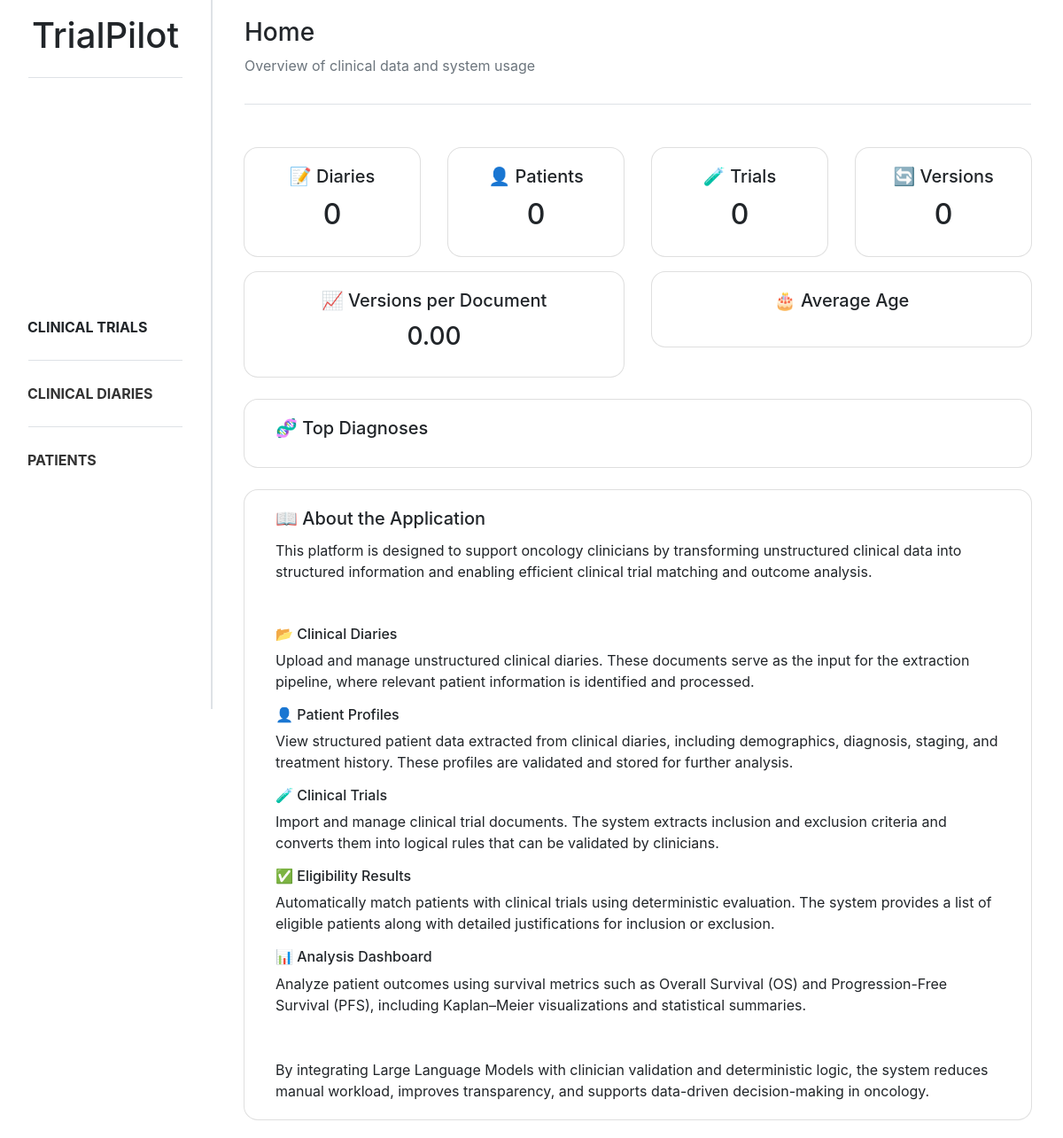
/, run on an earlier commit of the app's database.
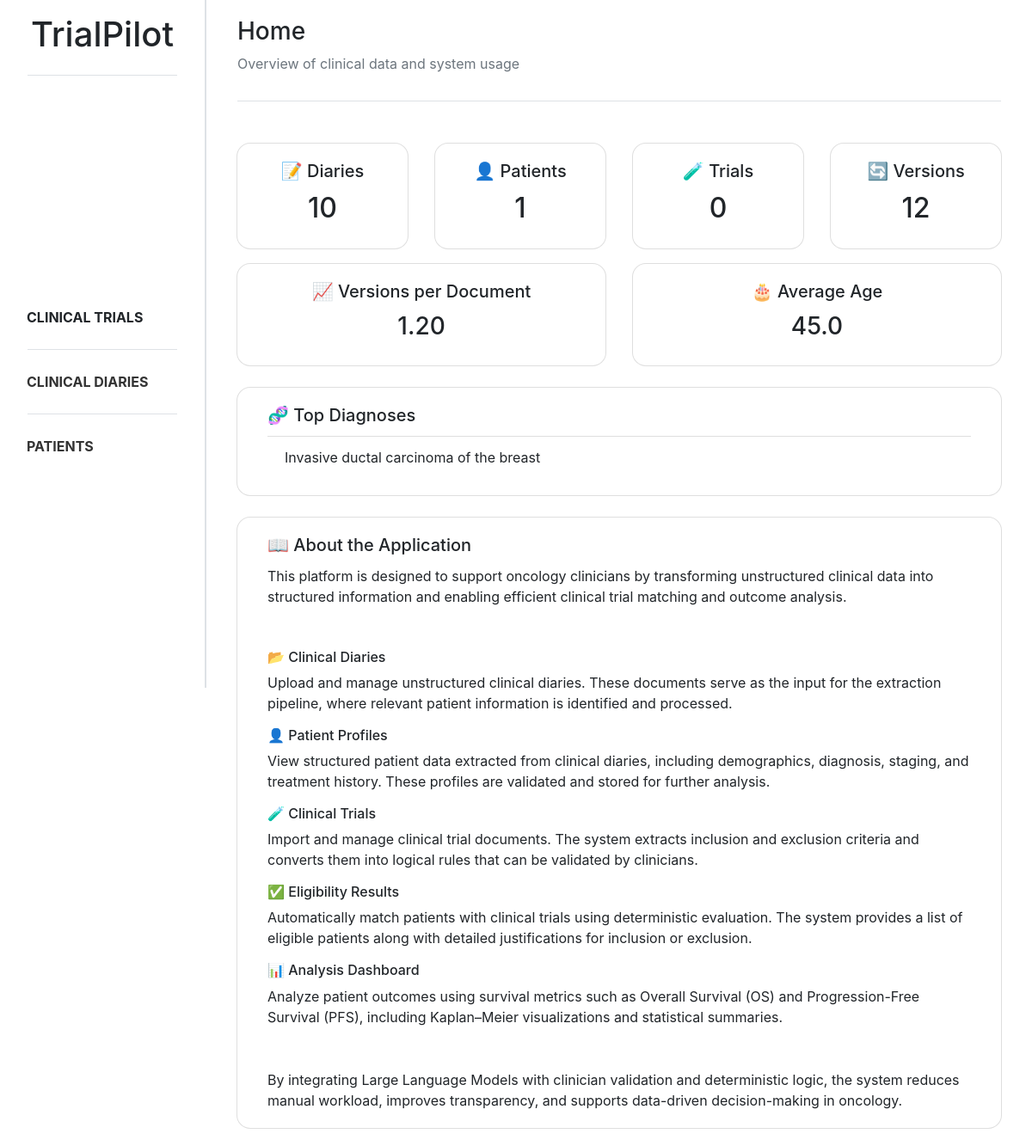
And on a later commit of the database.
### trialpilot/models.py (models this page shows, shortened)
class Patient_profile(models.Model):
    document = models.ForeignKey(Document, on_delete=models.CASCADE, related_name="patient_profiles")
    age = models.IntegerField(null=True, blank=True)
    ecog_ps = models.IntegerField(null=True, blank=True)
    diagnosis = models.CharField(max_length=255, null=True, blank=True)
    diagnosis_date = models.DateField(null=True, blank=True)
    molecular_status = models.CharField(max_length=255, null=True, blank=True)
    stage = models.CharField(max_length=50, null=True, blank=True)
    control = models.CharField(max_length=255, null=True, blank=True)

### trialpilot/views.py (the view)
# urls.py: path('', index, name='index'),
def index(request):
    n_diaries = Document.objects.filter(type=False).count()
    n_patients = Patient_profile.objects.count()
    n_trials = Document.objects.filter(type=True).count()
    n_versions = Version.objects.count()
    avg_versions = Version.objects.count() / Document.objects.count() if Document.objects.count() > 0 else 0
    avg_age = Patient_profile.objects.aggregate(Avg('age'))['age__avg']
    top_diagnoses = (
        Patient_profile.objects.values('diagnosis')
        .annotate(count=Count('id'))
        .order_by('-count')[:3]
    )
    return render(request, 'trialpilot/index.html', {
        'n_diaries': n_diaries,
        'n_patients': n_patients,
        'n_trials': n_trials,
        'n_versions': n_versions,
        'avg_versions': avg_versions,
        'avg_age': avg_age,
        'top_diagnoses': top_diagnoses,
    })

### trialpilot/templates/trialpilot/index.html (shortened to what the changed rows need)
{% extends "trialpilot/base.html" %}
{% block content %}
<div class="container mt-4">
    <div class="row g-4">
        <div class="col-md-3">
            <div class="card shadow-sm text-center rounded-ui hover-card">
                <div class="card-body">
                    <h5 class="card-title">📝 Diaries</h5>
                    <h2>{{ n_diaries }}</h2>
                </div>
            </div>
        </div>
        <div class="col-md-3">
            <div class="card shadow-sm text-center rounded-ui hover-card">
                <div class="card-body">
                    <h5 class="card-title">👤 Patients</h5>
                    <h2>{{ n_patients }}</h2>
                </div>
            </div>
        </div>
        <div class="col-md-3">
            <div class="card shadow-sm text-center rounded-ui hover-card">
                <div class="card-body">
                    <h2>{{ n_trials }}</h2>
                </div>
            </div>
        </div>
        <div class="col-md-3">
            <div class="card shadow-sm text-center rounded-ui hover-card">
                <div class="card-body">
                    <h5 class="card-title">🔄 Versions</h5>
                    <h2>{{ n_versions }}</h2>
                </div>
            </div>
        </div>
    </div>
    <div class="row g-4 mt-3">
        <div class="col-md-6">
            <div class="card shadow-sm text-center rounded-ui hover-card">
                <div class="card-body">
                    <h5 class="card-title">📈 Versions per Document</h5>
                    <h3>{{ avg_versions|floatformat:2 }}</h3>
                </div>
            </div>
        </div>
        <div class="col-md-6">
            <div class="card shadow-sm text-center rounded-ui hover-card">
                <div class="card-body">
                    <h5 class="card-title">🎂 Average Age</h5>
                    <h3>{{ avg_age|floatformat:1 }}</h3>
                </div>
            </div>
        </div>
    </div>
    <div class="card shadow-sm mt-4 rounded-ui hover-card">
        <div class="card-body">
            <ul class="list-group list-group-flush">
                {% for diag in top_diagnoses %}
                <li class="list-group-item d-flex justify-content-between">
                    <span>{{ diag.diagnosis }}</span>
                </li>
                {% endfor %}
            </ul>
        </div>
    </div>
</div>
{% endblock %}

What changed in the data, as far as the page shows it:
added Patient_profile: diagnosis "Invasive ductal carcinoma of the breast"
Also different on the page:
{{ n_diaries }}: "0" → "10"
{{ n_patients }}: "0" → "1"
{{ n_versions }}: "0" → "12"
{{ avg_versions|floatformat:2 }}: "0.00" → "1.20"
{{ avg_age|floatformat:1 }}: (not shown) → "45.0"
